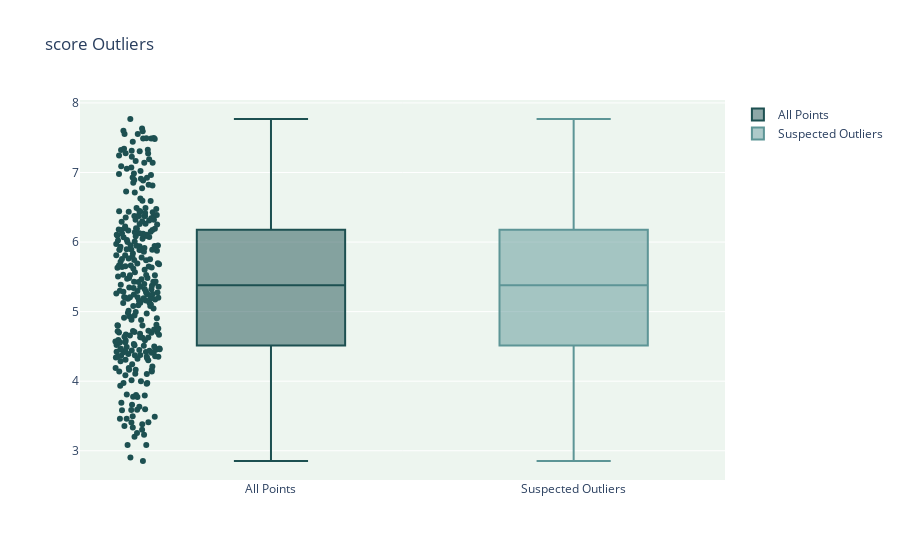
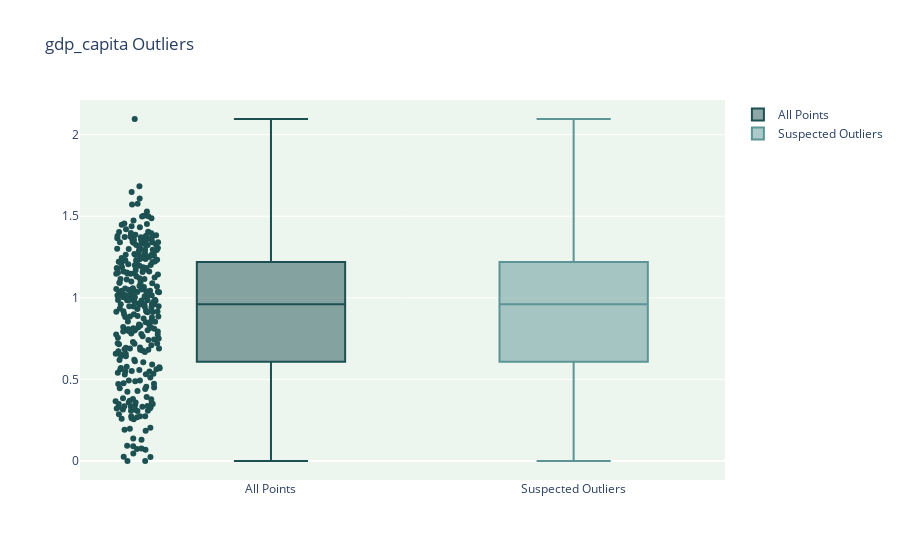
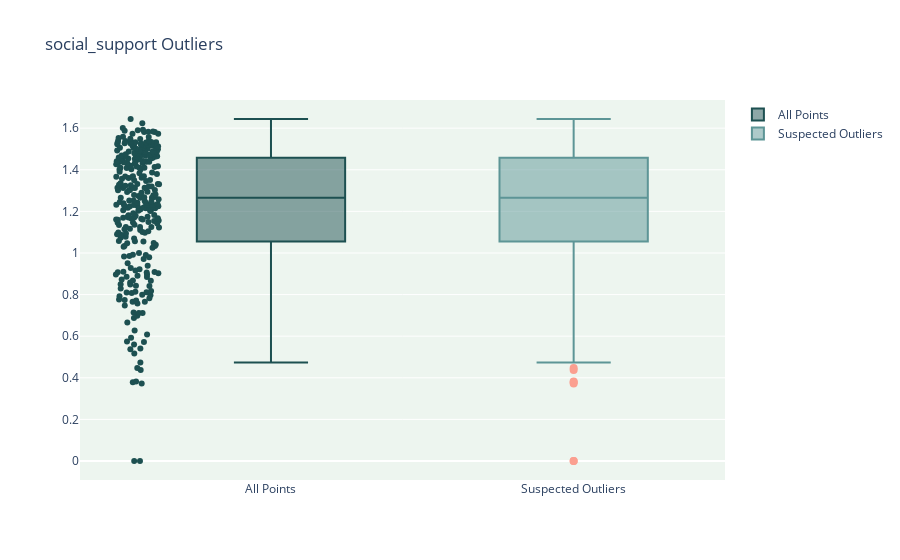
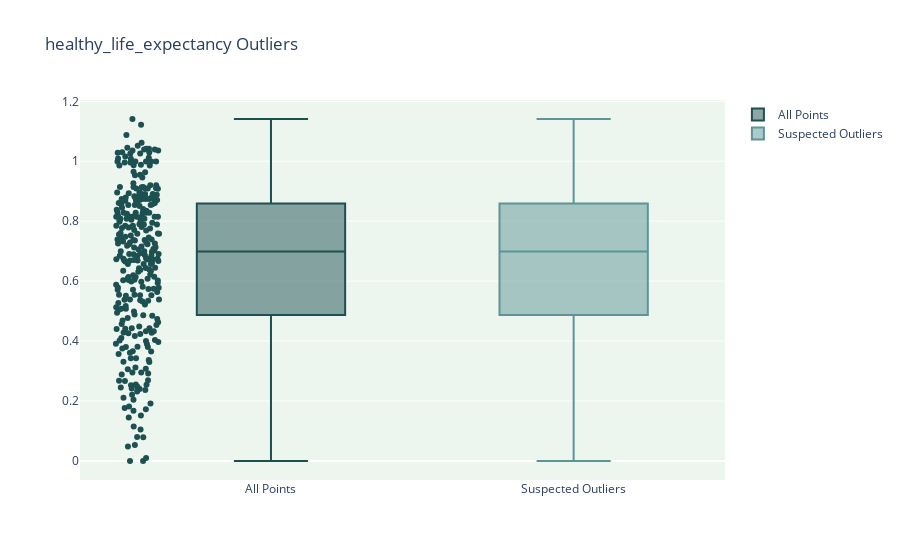

The cell these charts' notebook holds for them, in order:
### Code cell
for col in df_num.loc[:, 'score':'perceptions_of_corruption']:
    OutLiersBox2(df_num, col)

### Figure 1 — Plotly figure (JSON) as saved in the notebook; plotly's stock layout.template omitted (floating-point values rounded to 4 significant figures; data arrays with more than 128 entries replaced by an {"elided": "..."} marker saying what was removed)
{"data": [{"boxpoints": "all", "jitter": 0.3, "line": {"color": "rgb(29, 80, 81)"}, "marker": {"color": "rgb(29, 80, 81)"}, "name": "All Points", "pointpos": -1.8, "type": "box", "y": {"elided": "312 float values"}}, {"boxpoints": "suspectedoutliers", "line": {"color": "rgb(93, 149, 150)"}, "marker": {"color": "rgb(93, 149, 150)", "line": {"outliercolor": "rgb(251, 159, 144)", "outlierwidth": 2}, "outliercolor": "rgb(251, 159, 144)"}, "name": "Suspected Outliers", "type": "box", "y": {"elided": "312 float values"}}], "layout": {"plot_bgcolor": "#edf5ef", "title": {"text": "score Outliers"}}}

### Figure 2 — Plotly figure (JSON) as saved in the notebook; plotly's stock layout.template omitted (floating-point values rounded to 4 significant figures; data arrays with more than 128 entries replaced by an {"elided": "..."} marker saying what was removed)
{"data": [{"boxpoints": "all", "jitter": 0.3, "line": {"color": "rgb(29, 80, 81)"}, "marker": {"color": "rgb(29, 80, 81)"}, "name": "All Points", "pointpos": -1.8, "type": "box", "y": {"elided": "312 float values"}}, {"boxpoints": "suspectedoutliers", "line": {"color": "rgb(93, 149, 150)"}, "marker": {"color": "rgb(93, 149, 150)", "line": {"outliercolor": "rgb(251, 159, 144)", "outlierwidth": 2}, "outliercolor": "rgb(251, 159, 144)"}, "name": "Suspected Outliers", "type": "box", "y": {"elided": "312 float values"}}], "layout": {"plot_bgcolor": "#edf5ef", "title": {"text": "gdp_capita Outliers"}}}

### Figure 3 — Plotly figure (JSON) as saved in the notebook; plotly's stock layout.template omitted (floating-point values rounded to 4 significant figures; data arrays with more than 128 entries replaced by an {"elided": "..."} marker saying what was removed)
{"data": [{"boxpoints": "all", "jitter": 0.3, "line": {"color": "rgb(29, 80, 81)"}, "marker": {"color": "rgb(29, 80, 81)"}, "name": "All Points", "pointpos": -1.8, "type": "box", "y": {"elided": "312 float values"}}, {"boxpoints": "suspectedoutliers", "line": {"color": "rgb(93, 149, 150)"}, "marker": {"color": "rgb(93, 149, 150)", "line": {"outliercolor": "rgb(251, 159, 144)", "outlierwidth": 2}, "outliercolor": "rgb(251, 159, 144)"}, "name": "Suspected Outliers", "type": "box", "y": {"elided": "312 float values"}}], "layout": {"plot_bgcolor": "#edf5ef", "title": {"text": "social_support Outliers"}}}

### Figure 4 — Plotly figure (JSON) as saved in the notebook; plotly's stock layout.template omitted (floating-point values rounded to 4 significant figures; data arrays with more than 128 entries replaced by an {"elided": "..."} marker saying what was removed)
{"data": [{"boxpoints": "all", "jitter": 0.3, "line": {"color": "rgb(29, 80, 81)"}, "marker": {"color": "rgb(29, 80, 81)"}, "name": "All Points", "pointpos": -1.8, "type": "box", "y": {"elided": "312 float values"}}, {"boxpoints": "suspectedoutliers", "line": {"color": "rgb(93, 149, 150)"}, "marker": {"color": "rgb(93, 149, 150)", "line": {"outliercolor": "rgb(251, 159, 144)", "outlierwidth": 2}, "outliercolor": "rgb(251, 159, 144)"}, "name": "Suspected Outliers", "type": "box", "y": {"elided": "312 float values"}}], "layout": {"plot_bgcolor": "#edf5ef", "title": {"text": "healthy_life_expectancy Outliers"}}}
